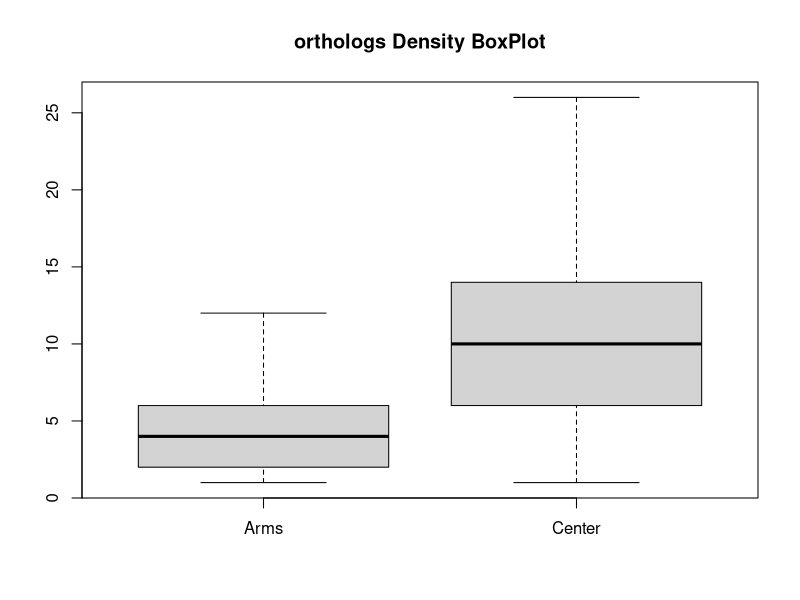

Generate this figure with R:
orthologsarms <- read.table("orthologs_arms.dat",header=T)
orthologsctr <- read.table("orthologs_center.dat",header=T)
pdf("orthologs.pdf")
boxplot(orthologsarms$TOTAL,orthologsctr$TOTAL,main="orthologs Density BoxPlot", outline=FALSE, names=c("Arms","Center"))
